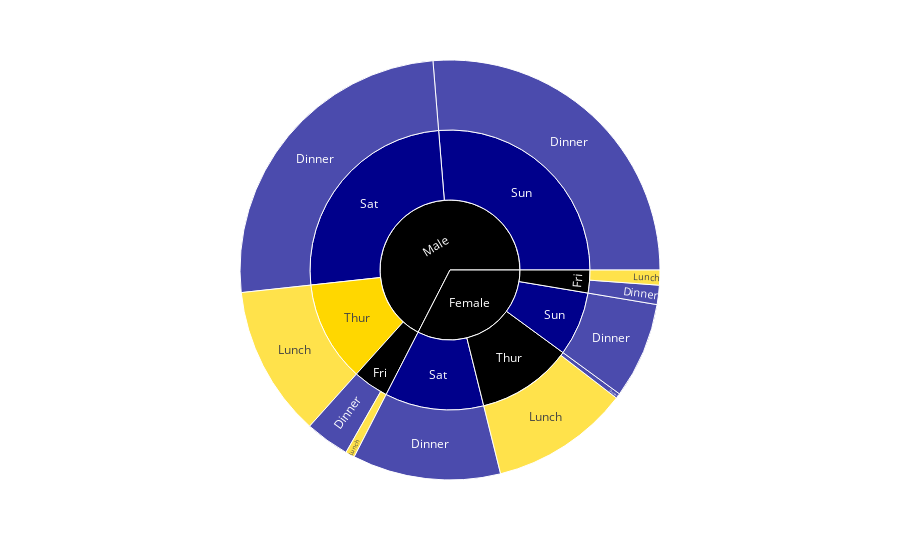

Notebook code for this chart:
### Code cell
# Menampilkan total bill berdasarkan sex, day, time

fig = px.sunburst(
    df_sunburst,
    path=['sex','day','time'],
    values='total_bill',
    color='time',
    color_discrete_map={'Lunch':'gold', 'Dinner':'darkblue', '(?)':'black'}
)

fig.show()

### Figure 1 — Plotly figure (JSON) as saved in the notebook; plotly's stock layout.template omitted (floating-point values rounded to 4 significant figures)
{"data": [{"branchvalues": "total", "customdata": [["Dinner"], ["Lunch"], ["(?)"], ["Dinner"], ["Dinner"], ["Dinner"], ["Dinner"], ["(?)"], ["(?)"], ["(?)"], ["Lunch"], ["Lunch"], ["Lunch"], ["Dinner"], ["Dinner"], ["Dinner"], ["Dinner"], ["Dinner"], ["Dinner"], ["Lunch"], ["(?)"]], "domain": {"x": [0, 1], "y": [0, 1]}, "hovertemplate": "labels=%{label}<br>total_bill=%{value}<br>parent=%{parent}<br>id=%{id}<br>time=%{customdata[0]}<extra></extra>", "ids": ["Female/Fri/Dinner", "Male/Thur", "Female/Thur", "Male/Sun", "Female/Sun", "Male/Sat", "Female/Sat", "Male/Fri", "Female/Fri", "Female", "Male/Thur/Lunch", "Male/Fri/Lunch", "Female/Fri/Lunch", "Female/Thur/Dinner", "Male/Sun/Dinner", "Female/Sun/Dinner", "Male/Sat/Dinner", "Female/Sat/Dinner", "Male/Fri/Dinner", "Female/Thur/Lunch", "Male"], "labels": ["Dinner", "Thur", "Thur", "Sun", "Sun", "Sat", "Sat", "Fri", "Fri", "Female", "Lunch", "Lunch", "Lunch", "Dinner", "Dinner", "Dinner", "Dinner", "Dinner", "Dinner", "Lunch", "Male"], "marker": {"colors": ["darkblue", "gold", "black", "darkblue", "darkblue", "darkblue", "darkblue", "black", "black", "black", "gold", "gold", "gold", "darkblue", "darkblue", "darkblue", "darkblue", "darkblue", "darkblue", "gold", "black"]}, "name": "", "parents": ["Female/Fri", "Male", "Female", "Male", "Female", "Male", "Female", "Male", "Female", "", "Male/Thur", "Male/Fri", "Female/Fri", "Female/Thur", "Male/Sun", "Female/Sun", "Male/Sat", "Female/Sat", "Male/Fri", "Female/Thur", ""], "type": "sunburst", "values": [71.55, 561.4, 534.9, 1269.0, 357.7, 1227.0, 551.0, 198.6, 127.3, 1571.0, 561.4, 34.16, 55.76, 18.78, 1269.0, 357.7, 1227.0, 551.0, 164.4, 516.1, 3257.0]}], "layout": {"legend": {"tracegroupgap": 0}, "margin": {"t": 60}}}
